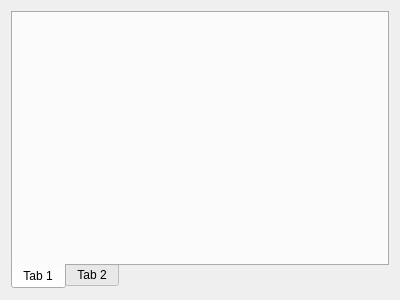
<?xml version="1.0" encoding="UTF-8"?>
<ui version="4.0">
 <class>Form</class>
 <widget class="QWidget" name="Form">
  <property name="geometry">
   <rect>
    <x>0</x>
    <y>0</y>
    <width>400</width>
    <height>300</height>
   </rect>
  </property>
  <property name="sizePolicy">
   <sizepolicy hsizetype="Expanding" vsizetype="Expanding">
    <horstretch>0</horstretch>
    <verstretch>0</verstretch>
   </sizepolicy>
  </property>
  <property name="windowTitle">
   <string>Form</string>
  </property>
  <layout class="QVBoxLayout" name="verticalLayout">
   <item>
    <widget class="QTabWidget" name="tabWidget">
     <property name="tabPosition">
      <enum>QTabWidget::South</enum>
     </property>
     <widget class="QWidget" name="tab">
      <attribute name="title">
       <string>Tab 1</string>
      </attribute>
     </widget>
     <widget class="QWidget" name="tab_2">
      <attribute name="title">
       <string>Tab 2</string>
      </attribute>
     </widget>
    </widget>
   </item>
  </layout>
 </widget>
 <resources/>
 <connections/>
</ui>
